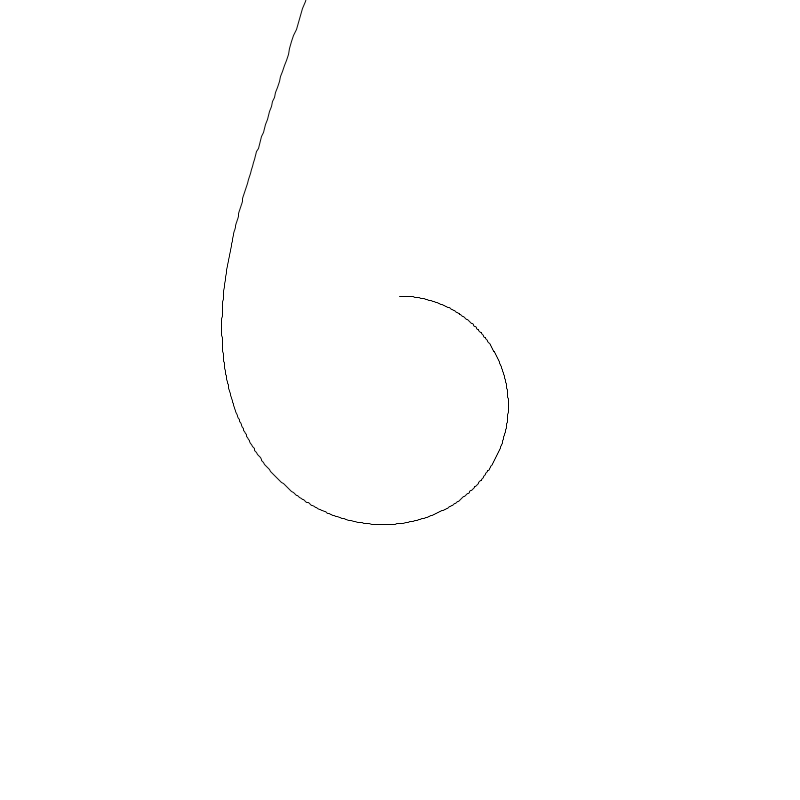
Frame 1 (no input)
Frame 60 (the mouse pressed at the canvas centre just before this capture): identical to frame 1, image omitted
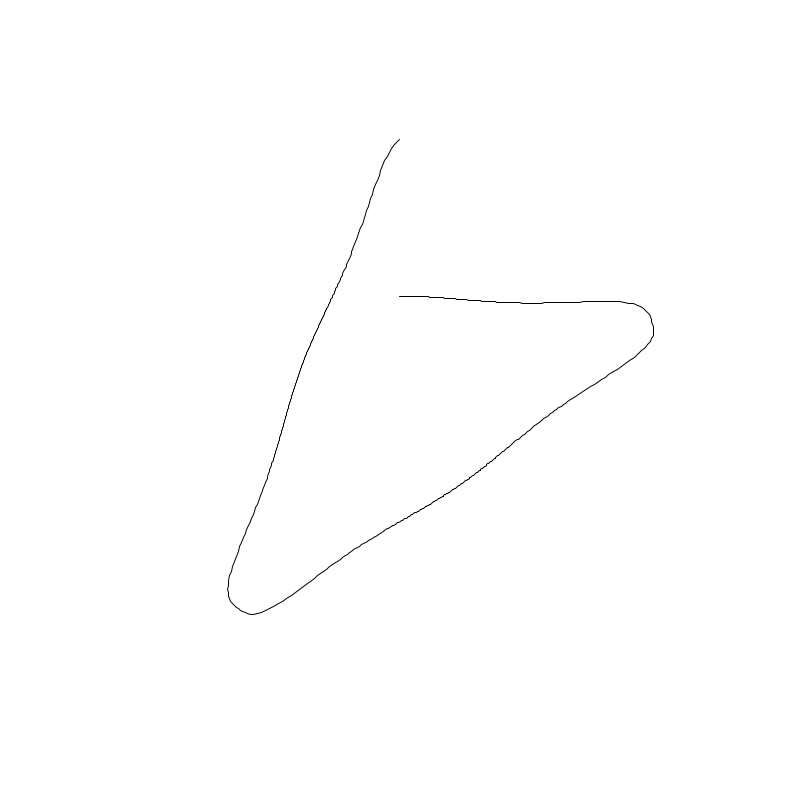
Frame 120 (the mouse held since frame 60 and released just before this capture)

The Processing sketch that drew these frames (run headless with seeded random() and noise(); from frame 60 on, the mouse is pressed at the canvas centre):

// Processing sketch: superformula_proves
// ── superformula_proves.pde
void setup(){
  size(800, 800);
   noFill();
   stroke(255);
   strokeWeight(1);
  frameRate(12);
  
  
    }
void draw(){
 background(255); 
 translate(width/2, height/2);
 stroke(0);
 
 //primera figura
  beginShape();
 
  rotate(-PI/2);
  //vertices
  for(float theta = 0; theta <= 2*PI; theta +=0.01)
  {
         float rad = r(theta,
        3,//a
        -5, //b
        1+(noise(2)*mouseX/80),//m
        6,//n1
        3,//n2
        8-(noise(1)*mouseY/80)//n3
         );
   
   float x= rad* cos(theta) * 60;
   float y= rad * sin(theta) * 60;
   vertex(x,y);
  }
  endShape();
  
  
   
  
}
float r(float theta, float a, float b, float m, float n1, float n2 , float n3){
  return pow(pow(abs(cos(m * theta/4.0)/a),n2) + 
  pow(abs(sin(m * theta/4.0)/b),n3), -1.0 /n1) ;
  
}
